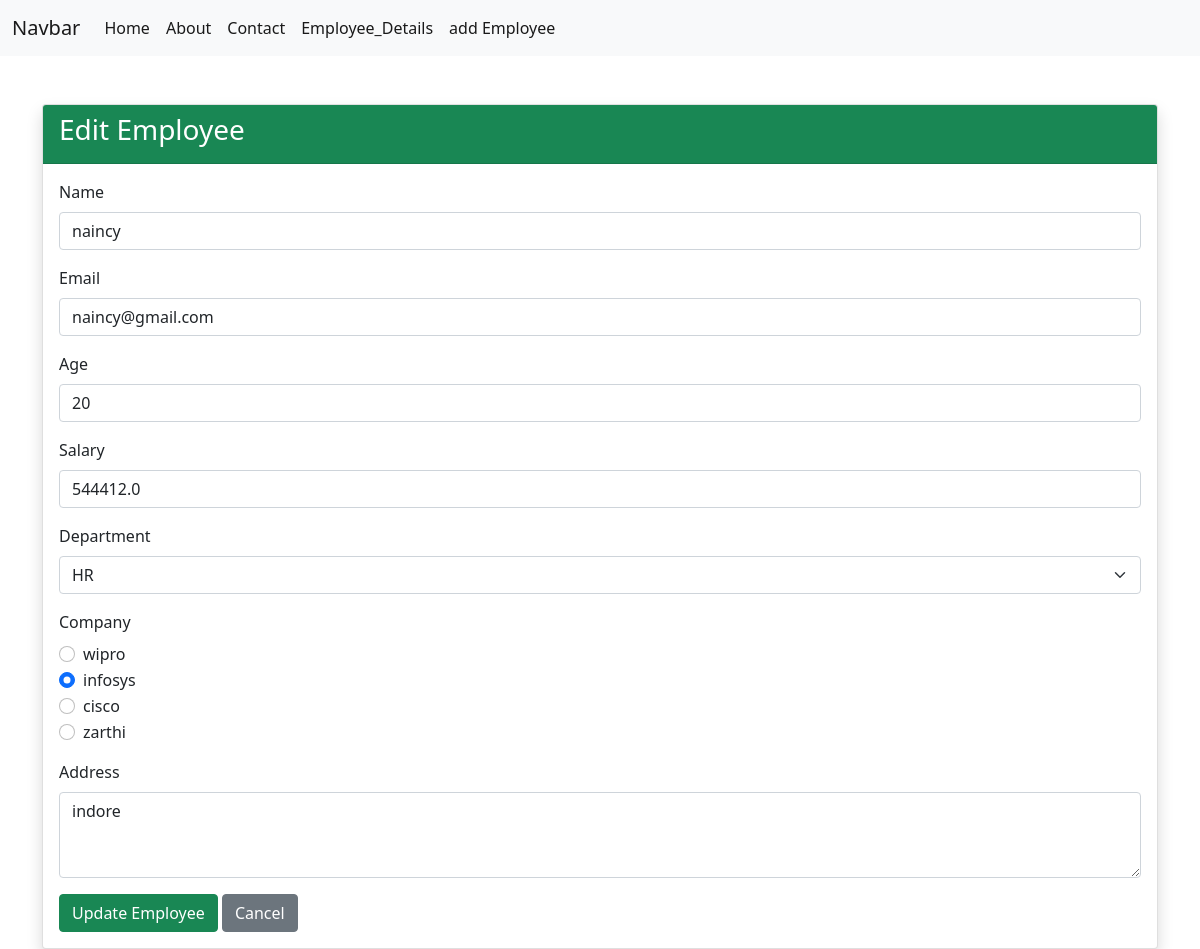
The app's page /editdata/1/ with its own data.
### app2/models.py (models this page shows, shortened)
class Employee(models.Model):
    name = models.CharField(max_length=50)
    email = models.EmailField(unique=True)
    age = models.IntegerField()
    salary = models.FloatField()
    address = models.TextField(max_length=200, default='Null')
    department = models.ForeignKey(
        Department,
        on_delete=models.SET_NULL,
        related_name='employees',
        null=True,
        blank=True
    )
    company = models.ForeignKey(
        Company,
        on_delete=models.SET_NULL,
        related_name='employees',
        null=True,
        blank=True
    )

class Department(models.Model):
    name = models.CharField(max_length=50)
    phone = models.CharField(max_length=15, unique=True)

class Company(models.Model):
    name = models.CharField(max_length=50)
    email = models.EmailField(unique=True)
    branchNumber = models.CharField(max_length=10, unique=True)
    location = models.TextField(max_length=200, default='Null')

### app2/views.py (the view, shortened to what this page needs)
def updateEmpData(request, id):
    emp = get_object_or_404(Employee, id=id)
    dep_data = Department.objects.all()
    com_data = Company.objects.all()
    return render(
        request,
        'editfrom.html',
        {
            'emp': emp,
            'dep_data': dep_data,
            'com_data': com_data
        }
    )

### templates/editfrom.html (shortened to what this page needs)
{% extends 'base.html' %}
{% block content %}
<div class="container mt-5">
    <div class="card shadow">
        <div class="card-header bg-success text-white">
            <h3>Edit Employee</h3>
        </div>
        <div class="card-body">
            <form method="POST">
                <div class="mb-3">
                    <label class="form-label">
                        Name
                    </label>
                    <input
                        type="text"
                        name="nm"
                        class="form-control"
                        value="{{ emp.name }}"
                        required
                    >
                </div>
                <div class="mb-3">
                    <label class="form-label">
                        Email
                    </label>
                    <input
                        type="email"
                        name="em"
                        class="form-control"
                        value="{{ emp.email }}"
                        required
                    >
                </div>
                <div class="mb-3">
                    <label class="form-label">
                        Age
                    </label>
                    <input
                        type="number"
                        name="ag"
                        class="form-control"
                        value="{{ emp.age }}"
                        required
                    >
                </div>
                <div class="mb-3">
                    <label class="form-label">
                        Salary
                    </label>
                    <input
                        type="number"
                        step="0.01"
                        name="sal"
                        class="form-control"
                        value="{{ emp.salary }}"
                        required
                    >
                </div>
                <div class="mb-3">
                    <label class="form-label">
                        Department
                    </label>
                    <select
                        name="dep"
                        class="form-select"
                        required
                    >
                        {% for i in dep_data %}
                        <option
                            value="{{ i.id }}"
                            {% if emp.department_id == i.id %}
                                selected
                            {% endif %}
                        >
                            {{ i.name }}
                        </option>
                        {% endfor %}
                    </select>
                </div>
                <div class="mb-3">
                    <label class="form-label">
                        Company
                    </label>
                    {% for i in com_data %}
                    <div class="form-check">
                        <input
                            class="form-check-input"
                            type="radio"
                            name="comp"
                            value="{{ i.id }}"
                            {% if emp.company_id == i.id %}
                                checked
                            {% endif %}
                        >
                        <label class="form-check-label">
                            {{ i.name }}
                        </label>
                    </div>
                    {% endfor %}
                </div>
                <div class="mb-3">
                    <label class="form-label">
                        Address
                    </label>
                    <textarea
                        name="add"
                        class="form-control"
                        rows="3"
                        required
                    >{{ emp.address }}</textarea>
                </div>
                <button
                    type="submit"
                    class="btn btn-success"
                >
                    Update Employee
                </button>
                <a
                    href="{% url 'empdata' %}"
                    class="btn btn-secondary"
                >
                    Cancel
                </a>
            </form>
        </div>
    </div>
</div>
{% endblock %}

### records on screen
Employee: nm "naincy", em "naincy@gmail.com", ag "20", sal "544412.0", dep "HR", add "indore"
Company: name "wipro"
Company: comp "☑", name "infosys"
Company: name "cisco"
Company: name "zarthi"
